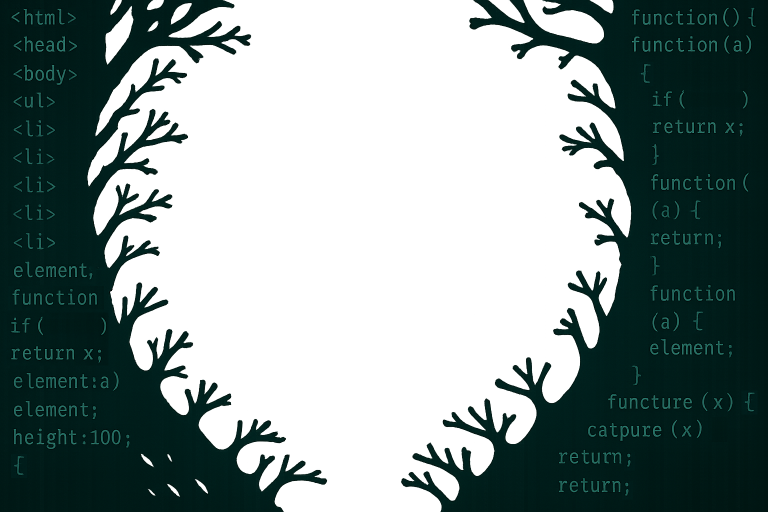
#> input picture images/code hero2.png, 1536 x 1024 px (shown at 1/2 size)
$ python _compress_images.py
#> lines starting #> are read from the running program, lines starting #| are printed output that depends on the picture
from PIL import Image
import os

images_dir = "images"
targets = [
    ("code hero2.png",           "code hero2.webp",           1440, 80),
    ("code hero3.png",           "code hero3.webp",           1440, 80),
    ("CircuitBrush3.png",        "CircuitBrush3.webp",        1440, 72),
    ("ai-orchestrator-logo.png", "ai-orchestrator-logo.webp", 800,  72),
]

for src, dst, max_w, q in targets:
    src_path = os.path.join(images_dir, src)
    dst_path = os.path.join(images_dir, dst)
    img = Image.open(src_path).convert("RGB")
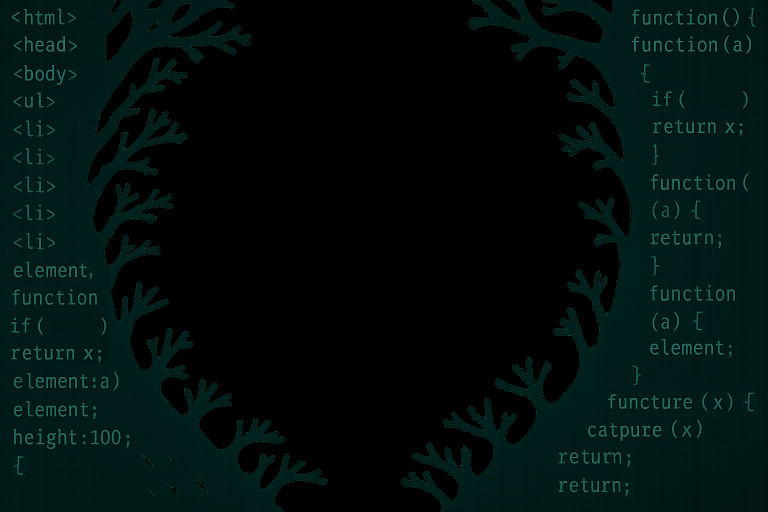
#> img: PIL image 1536x1024 RGB (shown at 1/2 size); mean R, G, B 1, 15.1, 13.7
    w, h = img.size
#> w = 1536; h = 1024
    if w > max_w:
        ratio = max_w / w
#> ratio = 0.938
        img = img.resize((max_w, int(h * ratio)), Image.LANCZOS)
#> img: PIL image 1440x960 RGB
    img.save(dst_path, "WEBP", quality=q, method=6)
    size_kb = os.path.getsize(dst_path) / 1024
    print(f"{dst}: {img.size[0]}x{img.size[1]}, {size_kb:.1f}KB (q={q})")
#| code hero2.webp: 1440x960, 49.5KB (q=80)
#> pass 3 of the loop `for src, dst, max_w, q in targets:`:
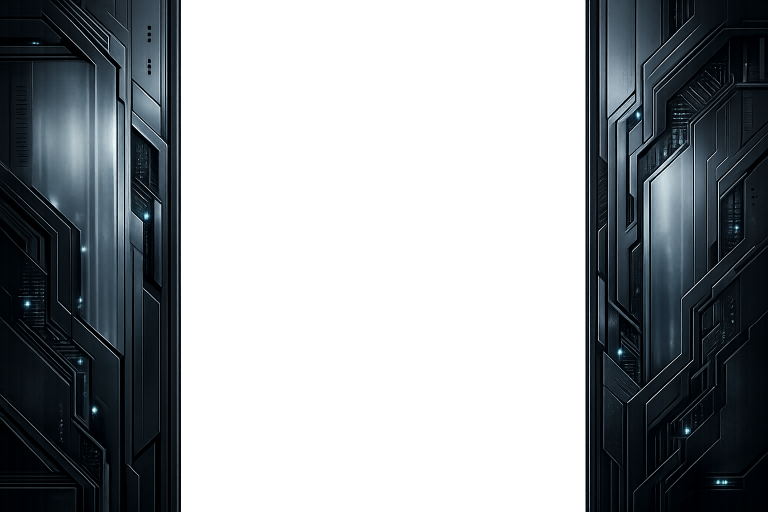
#> input picture images/CircuitBrush3.png, 1536 x 1024 px (shown at 1/2 size)
#> `img = Image.open(src_path).convert("RGB")`:
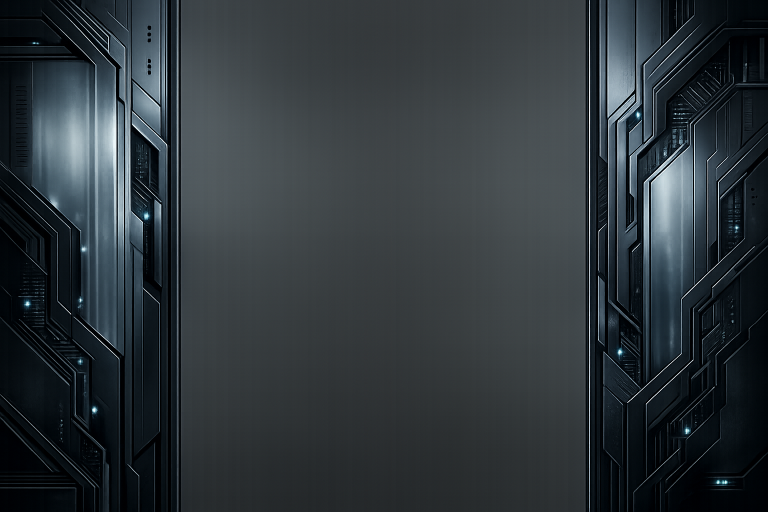
#> img: PIL image 1536x1024 RGB (shown at 1/2 size); mean R, G, B 46.2, 53.9, 58.6
#| CircuitBrush3.webp: 1440x960, 38.5KB (q=72)
#> the loop made 4 passes; the first 3 are shown
